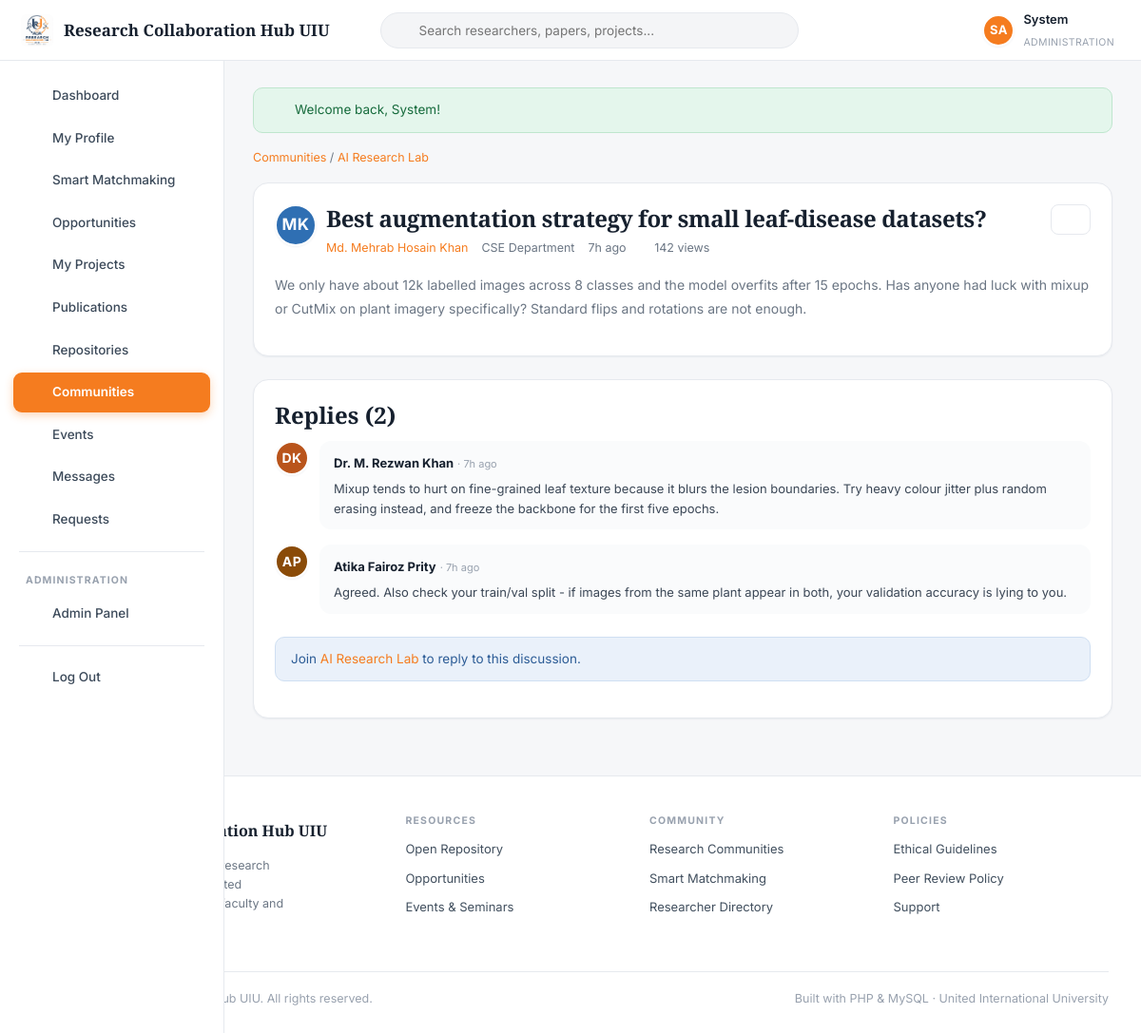
Screenshot of /post.php?id=1 (signed in) with the database file from the repository.
### tables this page shows
CREATE TABLE `users` (
  `id`                INT AUTO_INCREMENT PRIMARY KEY,
  `first_name`        VARCHAR(60)  NOT NULL,
  `last_name`         VARCHAR(60)  NOT NULL,
  `email`             VARCHAR(150) NOT NULL UNIQUE,
  `password`          VARCHAR(255) NOT NULL,
  `role`              ENUM('student','faculty','admin') NOT NULL DEFAULT 'student',
  `researcher_type`   ENUM('student_academic','corporate','gov_ngo','medical','non_researcher') DEFAULT 'student_academic',
  `department`        VARCHAR(100) DEFAULT NULL,
  `university`        VARCHAR(150) DEFAULT 'United International University',
  `designation`       VARCHAR(120) DEFAULT NULL,
  `trimester`         VARCHAR(30)  DEFAULT NULL,
  `student_id`        VARCHAR(30)  DEFAULT NULL,
  `cgpa`              DECIMAL(3,2) DEFAULT NULL,
  `bio`               TEXT         DEFAULT NULL,
  `avatar`            VARCHAR(255) DEFAULT NULL,
  `cover`             VARCHAR(255) DEFAULT NULL,
  `phone`             VARCHAR(40)  DEFAULT NULL,
  `city`              VARCHAR(80)  DEFAULT 'Dhaka',
  `linkedin`          VARCHAR(200) DEFAULT NULL,
  `orcid`             VARCHAR(60)  DEFAULT NULL,
  `website`           VARCHAR(200) DEFAULT NULL,
  `availability`      VARCHAR(60)  DEFAULT NULL,
  `preferred_team`    VARCHAR(40)  DEFAULT NULL,
  `open_to_collab`    TINYINT(1)   NOT NULL DEFAULT 1,
  `status`            ENUM('active','suspended') NOT NULL DEFAULT 'active',
  `created_at`        DATETIME     NOT NULL DEFAULT CURRENT_TIMESTAMP
);

CREATE TABLE `community_posts` (
  `id`           INT AUTO_INCREMENT PRIMARY KEY,
  `community_id` INT NOT NULL,
  `user_id`      INT NOT NULL,
  `title`        VARCHAR(250) NOT NULL,
  `body`         TEXT NOT NULL,
  `views`        INT NOT NULL DEFAULT 0,
  `created_at`   DATETIME NOT NULL DEFAULT CURRENT_TIMESTAMP,
  FOREIGN KEY (`community_id`) REFERENCES `communities`(`id`) ON DELETE CASCADE,
  FOREIGN KEY (`user_id`)      REFERENCES `users`(`id`)       ON DELETE CASCADE
);

CREATE TABLE `communities` (
  `id`          INT AUTO_INCREMENT PRIMARY KEY,
  `name`        VARCHAR(150) NOT NULL,
  `description` TEXT DEFAULT NULL,
  `field`       VARCHAR(80) DEFAULT 'General',
  `icon`        VARCHAR(10) DEFAULT 'CM',
  `created_by`  INT DEFAULT NULL,
  `created_at`  DATETIME NOT NULL DEFAULT CURRENT_TIMESTAMP,
  FOREIGN KEY (`created_by`) REFERENCES `users`(`id`) ON DELETE SET NULL
);

CREATE TABLE `community_replies` (
  `id`         INT AUTO_INCREMENT PRIMARY KEY,
  `post_id`    INT NOT NULL,
  `user_id`    INT NOT NULL,
  `body`       TEXT NOT NULL,
  `created_at` DATETIME NOT NULL DEFAULT CURRENT_TIMESTAMP,
  FOREIGN KEY (`post_id`) REFERENCES `community_posts`(`id`) ON DELETE CASCADE,
  FOREIGN KEY (`user_id`) REFERENCES `users`(`id`)           ON DELETE CASCADE
);

### config/database.php (called while the page is built)
<?php
function db(): PDO
{
    static $pdo = null;
    if ($pdo instanceof PDO) {
        return $pdo;
    }
    $dsn = 'mysql:host=' . DB_HOST . ';dbname=' . DB_NAME . ';charset=' . DB_CHARSET;
    try {
        $pdo = new PDO($dsn, DB_USER, DB_PASS, [
            PDO::ATTR_ERRMODE            => PDO::ERRMODE_EXCEPTION,
            PDO::ATTR_DEFAULT_FETCH_MODE => PDO::FETCH_ASSOC,
            PDO::ATTR_EMULATE_PREPARES   => false,
        ]);
    } catch (PDOException $e) {
        die(
            '<div style="font-family:system-ui;max-width:640px;margin:80px auto;padding:28px;'
          . 'border:1px solid #e3e6ea;border-radius:12px;background:#fff">'
          . '<h2 style="color:#12305B;margin:0 0 10px">Database connection failed</h2>'
          . '<p style="color:#5b6472;line-height:1.6">PHP could not reach MySQL. Check that:</p>'
          . '<ol style="color:#5b6472;line-height:1.8">'
          . '<li><strong>Apache</strong> and <strong>MySQL</strong> are both running in the XAMPP Control Panel.</li>'
          . '<li>You imported <code>database/rch_uiu.sql</code> in phpMyAdmin.</li>'
          . '<li>The credentials in <code>config/config.php</code> match your MySQL setup.</li>'
          . '</ol>'
          . '<p style="color:#98a1ae;font-size:13px">MySQL says: ' . htmlspecialchars($e->getMessage()) . '</p>'
          . '</div>'
        );
    }
    return $pdo;
}
function q(string $sql, array $params = []): PDOStatement
{
    $stmt = db()->prepare($sql);
    $stmt->execute($params);
    return $stmt;
}
function fetchOne(string $sql, array $params = []): ?array
{
    $row = q($sql, $params)->fetch();
    return $row === false ? null : $row;
}
function fetchAll(string $sql, array $params = []): array
{
    return q($sql, $params)->fetchAll();
}
function fetchValue(string $sql, array $params = [], $default = 0)
{
    $val = q($sql, $params)->fetchColumn();
    return $val === false ? $default : $val;
}

### post.php (the view, shortened to what this page needs)
<?php
$me  = currentUser();
$uid = (int)$me['id'];
$pid = (int)input('id', 0);
$post = fetchOne(
    'SELECT cp.*, u.first_name, u.last_name, u.avatar, u.department, u.id AS uid,
            c.name AS community_name, c.id AS cid
     FROM community_posts cp
     JOIN users u ON u.id = cp.user_id
     JOIN communities c ON c.id = cp.community_id
     WHERE cp.id = ?', [$pid]);
$joined = (bool)fetchValue('SELECT COUNT(*) FROM community_members WHERE community_id = ? AND user_id = ?',
                           [$post['cid'], $uid]);
$replies = fetchAll(
    'SELECT cr.*, u.first_name, u.last_name, u.avatar, u.department, u.id AS uid
     FROM community_replies cr JOIN users u ON u.id = cr.user_id
     WHERE cr.post_id = ? ORDER BY cr.created_at', [$pid]);
require_once ROOT_PATH . '/includes/header.php';
?>
<p class="muted-sm mb-2">
  <a href="<?= url('communities.php') ?>">Communities</a> /
  <a href="<?= url('community.php?id=' . (int)$post['cid']) ?>"><?= e($post['community_name']) ?></a>
</p>
<div class="card mb-3">
  <div class="flex mb-2" style="align-items:flex-start">
    <?= avatar(['id' => $post['uid'], 'first_name' => $post['first_name'],
                'last_name' => $post['last_name'], 'avatar' => $post['avatar']], 44) ?>
    <div class="flex-1">
      <h1 style="font-size:24px;margin-bottom:6px"><?= e($post['title']) ?></h1>
      <div class="flex muted-sm" style="gap:14px">
        <a href="<?= url('profile.php?id=' . (int)$post['uid']) ?>"><?= e($post['first_name'] . ' ' . $post['last_name']) ?></a>
        <span><?= e($post['department']) ?></span>
        <span><?= timeAgo($post['created_at']) ?></span>
        <span><?= icon('eye', 12) ?> <?= (int)$post['views'] ?> views</span>
      </div>
    </div>
    <?php if ((int)$post['uid'] === $uid || isAdmin()): ?>
      <form method="post"><?= csrfField() ?>
        <button class="btn btn-outline btn-sm" type="submit" data-confirm="Delete this discussion?">
          <?= icon('trash', 14) ?></button>
      </form>
    <?php endif; ?>
  </div>
  <p class="muted" style="line-height:1.85;white-space:pre-line"><?= e($post['body']) ?></p>
</div>
<div class="card">
  <h2>Replies (<?= count($replies) ?>)</h2>
  <?php if (!$replies): ?>
    <p class="muted-sm">No replies yet. Be the first to help.</p>
  <?php else: foreach ($replies as $r):
        $isOp = ((int)$r['uid'] === (int)$post['uid']); ?>
    <div class="comment">
      <?= avatar(['id' => $r['uid'], 'first_name' => $r['first_name'],
                  'last_name' => $r['last_name'], 'avatar' => $r['avatar']], 36) ?>
      <div class="comment-body <?= $isOp ? 'author' : '' ?>">
        <a class="nm" style="color:inherit" href="<?= url('profile.php?id=' . (int)$r['uid']) ?>">
          <?= e($r['first_name'] . ' ' . $r['last_name']) ?></a>
        <span class="tm"> &middot; <?= timeAgo($r['created_at']) ?></span>
        <p class="tx"><?= nl2br(e($r['body'])) ?></p>
      </div>
    </div>
  <?php endforeach; endif; ?>
  <?php if ($joined): ?>
    <form method="post" class="flex mt-3" style="align-items:flex-start">
      <?= csrfField() ?>
      <input type="hidden" name="action" value="reply">
      <?= avatar($me, 36) ?>
      <div class="flex-1">
        <textarea name="body" style="min-height:92px" placeholder="Write a helpful reply..." required></textarea>
        <div class="text-right mt-1"><button class="btn btn-primary btn-sm" type="submit">Post Reply</button></div>
      </div>
    </form>
  <?php else: ?>
    <div class="alert alert-info mt-3">
      <span>Join <a href="<?= url('community.php?id=' . (int)$post['cid']) ?>"><?= e($post['community_name']) ?></a>
        to reply to this discussion.</span>
    </div>
  <?php endif; ?>
</div>
<?php require_once ROOT_PATH . '/includes/footer.php'; ?>

### includes/header.php (shortened to what this page needs)
<?php
require_once ROOT_PATH . '/includes/icons.php';
$layout    = $layout    ?? (isLoggedIn() ? 'app' : 'public');
$me        = currentUser();
?>
<!DOCTYPE html>
<html lang="en">
<head>
<link rel="stylesheet" href="<?= url('assets/css/style.css') ?>">
</head>
<body class="layout-<?= e($layout) ?>">
<?php if ($layout === 'app'): ?>
<header class="topbar">
  <a class="brand" href="<?= url('dashboard.php') ?>">
    <img src="<?= url('assets/img/logo.jpg') ?>" alt="Logo">
    <span class="brand-name"><?= e(SITE_NAME) ?></span>
  </a>
  <form class="topsearch" action="<?= url('search.php') ?>" method="get" role="search">
    <span class="ico"><?= icon('search', 16) ?></span>
    <input type="search" name="q" placeholder="Search researchers, papers, projects..."
           value="<?= e($_GET['q'] ?? '') ?>">
  </form>
  <div class="topactions">
    <a class="icon-btn" href="<?= url('notifications.php') ?>" title="Notifications">
      <?= icon('bell', 19) ?>
    </a>
    <a class="icon-btn" href="<?= url('messages.php') ?>" title="Messages">
      <?= icon('mail', 19) ?>
    </a>
    <a class="topuser" href="<?= url('profile.php') ?>">
      <?= avatar($me, 34) ?>
      <span>
        <span class="nm"><?= e($me['first_name']) ?></span><br>
        <span class="rl"><?= e($me['department'] ?: ucfirst($me['role'])) ?></span>
      </span>
    </a>
  </div>
</header>
<div class="app">
  <nav class="sidebar" id="sidebar">
    <a href="<?= url('dashboard.php') ?>"     class="<?= isActive('dashboard.php') ? 'active' : '' ?>"><?= icon('dashboard') ?> Dashboard</a>
    <a href="<?= url('profile.php') ?>"       class="<?= isActive('profile.php') || isActive('profile_edit.php') ? 'active' : '' ?>"><?= icon('user') ?> My Profile</a>
    <a href="<?= url('matchmaking.php') ?>"   class="<?= isActive('matchmaking.php') ? 'active' : '' ?>"><?= icon('sparkle') ?> Smart Matchmaking</a>
    <a href="<?= url('opportunities.php') ?>" class="<?= isActive('opportunities.php') || isActive('opportunity.php') ? 'active' : '' ?>"><?= icon('bulb') ?> Opportunities</a>
    <a href="<?= url('projects.php') ?>"      class="<?= isActive('projects.php') || isActive('project.php') || isActive('project_form.php') ? 'active' : '' ?>"><?= icon('folder') ?> My Projects</a>
    <a href="<?= url('publications.php') ?>"  class="<?= isActive('publications.php') || isActive('publication.php') ? 'active' : '' ?>"><?= icon('file') ?> Publications</a>
    <a href="<?= url('repository.php') ?>"    class="<?= isActive('repository.php') ? 'active' : '' ?>"><?= icon('layers') ?> Repositories</a>
    <a href="<?= url('communities.php') ?>"   class="<?= isActive('communities.php') || isActive('community.php') || isActive('post.php') ? 'active' : '' ?>"><?= icon('users') ?> Communities</a>
    <a href="<?= url('events.php') ?>"        class="<?= isActive('events.php') ? 'active' : '' ?>"><?= icon('calendar') ?> Events</a>
    <a href="<?= url('messages.php') ?>"      class="<?= isActive('messages.php') ? 'active' : '' ?>">
      <?= icon('mail') ?> Messages
    </a>
    <a href="<?= url('requests.php') ?>"      class="<?= isActive('requests.php') ? 'active' : '' ?>"><?= icon('user-plus') ?> Requests</a>
    <?php if ($me['role'] === 'admin'): ?>
      <div class="sidebar-sep"></div>
      <div class="sidebar-label">Administration</div>
      <a href="<?= url('admin/index.php') ?>"><?= icon('shield') ?> Admin Panel</a>
    <?php endif; ?>
    <div class="sidebar-sep"></div>
    <a href="<?= url('logout.php') ?>"><?= icon('logout') ?> Log Out</a>
  </nav>
  <main class="app-main">
    <?php foreach (getFlashes() as $f): ?>
      <div class="alert alert-<?= e($f['type']) ?>"><?= icon($f['type'] === 'success' ? 'check-circle' : 'help', 17) ?><span><?= e($f['message']) ?></span></div>
    <?php endforeach; ?>
<?php endif; ?>

### includes/functions.php (shortened to what this page needs)
<?php
function e($value): string
{
    return htmlspecialchars((string)$value, ENT_QUOTES, 'UTF-8');
}
function url(string $path = ''): string
{
    return BASE_URL . ltrim($path, '/');
}
function getFlashes(): array
{
    $f = $_SESSION['flash'] ?? [];
    return $f;
}
function isLoggedIn(): bool
{
    return !empty($_SESSION['user_id']);
}
function currentUser(): ?array
{
    static $user = null;
    static $loaded = false;
    if ($loaded) { return $user; }
    $loaded = true;
    $user = fetchOne('SELECT * FROM users WHERE id = ? AND status = "active"', [$_SESSION['user_id']]);
    return $user;
}
function isAdmin(): bool
{
    $u = currentUser();
    return $u !== null && $u['role'] === 'admin';
}
function fullName(array $user): string
{
    return trim($user['first_name'] . ' ' . $user['last_name']);
}
function initials(array $user): string
{
    return strtoupper(substr($user['first_name'], 0, 1) . substr($user['last_name'], 0, 1));
}
function avatarUrl(?array $user): string
{
    return '';
}
function avatar(?array $user, int $size = 40, string $extraClass = ''): string
{
    $src = avatarUrl($user);
    $style = 'width:' . $size . 'px;height:' . $size . 'px;';
    $palette = ['#12305B', '#F57C1F', '#2F6FB3', '#B9541B', '#3E5C76', '#8A4B08'];
    $bg      = $palette[((int)$user['id']) % count($palette)];
    $font    = max(10, (int)round($size * 0.38));
    return '<span class="avatar avatar-initials ' . e($extraClass) . '" style="' . $style
         . 'background:' . $bg . ';font-size:' . $font . 'px" title="' . e(fullName($user)) . '">'
         . e(initials($user)) . '</span>';
}
function timeAgo(?string $datetime): string
{
    $ts   = strtotime($datetime);
    $diff = time() - $ts;
    if ($diff < 86400)  { return floor($diff / 3600) . 'h ago'; }
    return date('d M Y', $ts);
}
function input(string $key, $default = '')
{
    $v = $_POST[$key] ?? $_GET[$key] ?? $default;
    return is_string($v) ? trim($v) : $v;
}
function isActive(string $page): bool
{
    return basename($_SERVER['PHP_SELF']) === $page;
}

### rows the page displays
users: initials($user) "SA", first_name "System", department "ADMINISTRATION"
community_posts: community.name "AI Research Lab", user.last_name "MK", title "Best augmentation strategy for small leaf-disease datasets?", user.last_name "Md. Mehrab Hosain Khan", user.department "CSE Department", created_at "7h ago", views "142", body "We only have about 12k labelled images across 8 classes and the model overfits after 15 epochs. Has anyone had luck with mixup or CutMix on plant imagery specifically? Standard flips and rotations are not enough."
community_replies: user.last_name "DK", user.last_name "Dr. M. Rezwan Khan", created_at "7h ago", body "Mixup tends to hurt on fine-grained leaf texture because it blurs the lesion boundaries. Try heavy colour jitter plus random erasing instead, and freeze the backbone for the first five epochs."
community_replies: user.last_name "AP", user.last_name "Atika Fairoz Prity", created_at "7h ago", body "Agreed. Also check your train/val split - if images from the same plant appear in both, your validation accuracy is lying to you."

### other values shown
SITE_NAME "Research Collaboration Hub UIU"
$f['message'] "Welcome back, System!"
count($replies) "2"
